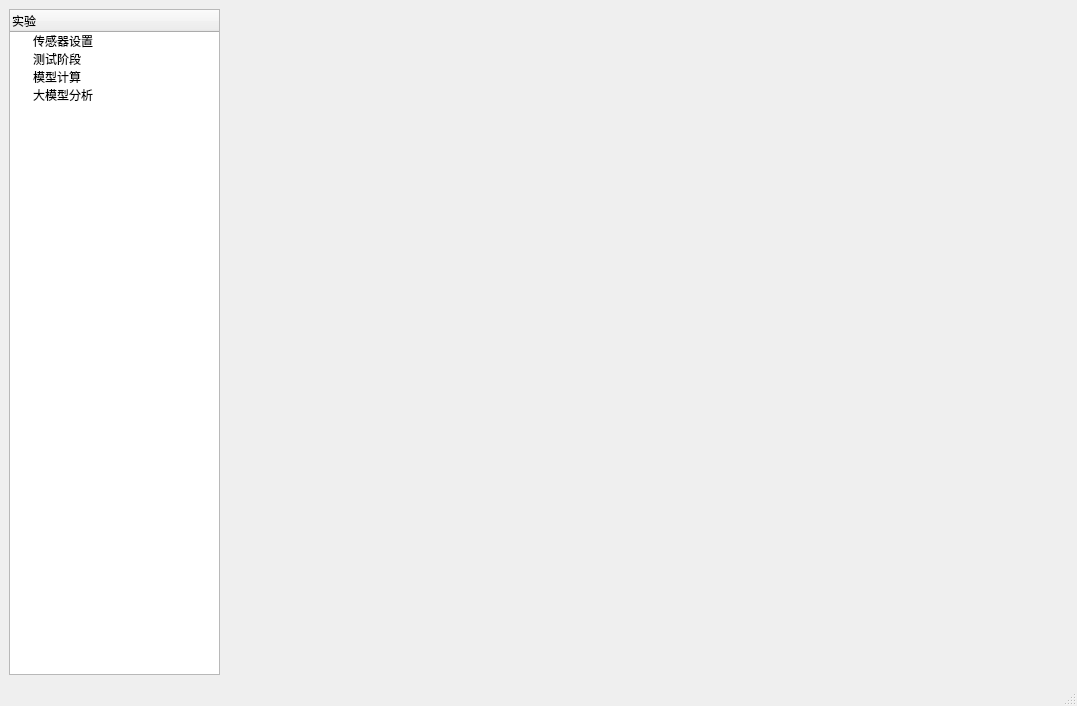
<?xml version="1.0" encoding="UTF-8"?>
<ui version="4.0">
 <class>MainWindow</class>
 <widget class="QMainWindow" name="MainWindow">
  <property name="geometry">
   <rect>
    <x>0</x>
    <y>0</y>
    <width>1077</width>
    <height>706</height>
   </rect>
  </property>
  <property name="windowTitle">
   <string>MainWindow</string>
  </property>
  <widget class="QWidget" name="centralwidget">
   <property name="minimumSize">
    <size>
     <width>1077</width>
     <height>630</height>
    </size>
   </property>
   <property name="layoutDirection">
    <enum>Qt::LayoutDirection::LeftToRight</enum>
   </property>
   <layout class="QHBoxLayout" name="horizontalLayout_3" stretch="1,4">
    <item>
     <widget class="QTreeWidget" name="treeWidget">
      <column>
       <property name="text">
        <string>实验</string>
       </property>
      </column>
      <item>
       <property name="text">
        <string>传感器设置</string>
       </property>
      </item>
      <item>
       <property name="text">
        <string>测试阶段</string>
       </property>
      </item>
      <item>
       <property name="text">
        <string>模型计算</string>
       </property>
      </item>
      <item>
       <property name="text">
        <string>大模型分析</string>
       </property>
      </item>
     </widget>
    </item>
    <item>
     <widget class="QWidget" name="show_widget" native="true">
      <layout class="QGridLayout" name="gridLayout_2">
       <item row="0" column="0">
        <layout class="QGridLayout" name="show_Layout"/>
       </item>
      </layout>
     </widget>
    </item>
   </layout>
  </widget>
  <widget class="QStatusBar" name="statusbar"/>
  <action name="Open_action">
   <property name="icon">
    <iconset resource="../images/icon.qrc">
     <normaloff>:/文件/打开.png</normaloff>:/文件/打开.png</iconset>
   </property>
   <property name="text">
    <string>打开</string>
   </property>
  </action>
  <action name="Newfile_action">
   <property name="icon">
    <iconset resource="../images/icon.qrc">
     <normaloff>:/文件/新建.png</normaloff>:/文件/新建.png</iconset>
   </property>
   <property name="text">
    <string>新建</string>
   </property>
  </action>
  <action name="action">
   <property name="text">
    <string>传感器设置</string>
   </property>
  </action>
 </widget>
 <resources>
  <include location="../images/icon.qrc"/>
 </resources>
 <connections/>
</ui>
